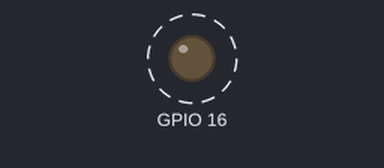
A sketch run on a simulated ESP8266 (NodeMCU). Shown: output pins drawn as LEDs (lit = HIGH). Dashed ring = blinking. WiFi joins after 1.5 s; servers stay silent unless stated.

Above: at 2.3 s.
Timing chart, 0 to 6.4 s (numbered marks = the images above):
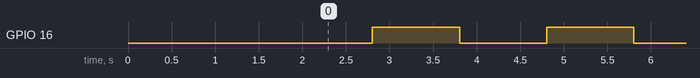

Measured:
- by itself, GPIO 16: alternates HIGH for 1.0 s and LOW for 1.0 s

The sketch:

emed-nodeMCU-2.ino
```cpp
//emed-nodeMCU-2
//28.12.2019
//nodeMCU
//@rPrimTech       Jaume Nogués

#define BLYNK_PRINT Serial

#include <ESP8266WiFi.h>
#include <BlynkSimpleEsp8266.h>

// You should get Auth Token in the Blynk App.
// Go to the Project Settings (nut icon).
char auth[] = "xxxxxxxxxxxxxxxxxxxxxxxxxx";

// Your WiFi credentials.
// Set password to "" for open networks.
char ssid[] = "kk";
char pass[] = "dembele1";

BlynkTimer timer;

void setup()
{
  // Debug console
  pinMode(16, OUTPUT);
  Serial.begin(115200);

  //Blynk.begin(auth, ssid, pass);
  // You can also specify server:
  //Blynk.begin(auth, ssid, pass, "elMeuServer.cat", 8080);
  Blynk.begin(auth, ssid, pass, IPAddress(167,86,87,117), 8080);

  timer.setInterval(1000L, intermita);
  timer.setInterval(10000L, uptime);
}

void loop()
{
  Blynk.run();
  timer.run();
}

void intermita()
{
  digitalWrite(16, !digitalRead(16));
}

void uptime()
{
  Blynk.virtualWrite(V0, millis() / 1000);
}
```
